Frame 1 (no input): blank canvas, image omitted
Frame 60 (the mouse pressed at the canvas centre just before this capture): blank canvas, image omitted
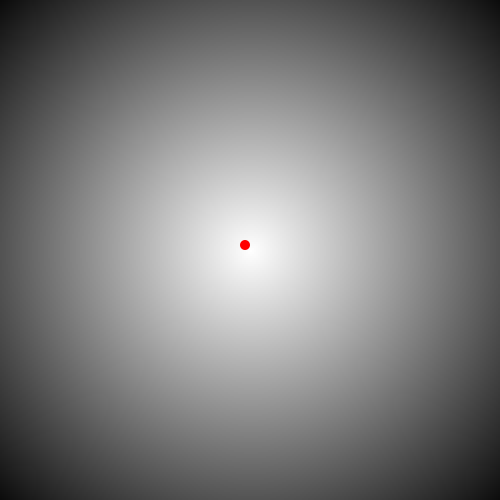
Frame 120 (the mouse held since frame 60 and released just before this capture)

The Processing sketch whose frames 1 and 60 were blank and that drew this single picture after the mouse press (run headless with seeded random() and noise(); from frame 60 on, the mouse is pressed at the canvas centre):

// Processing sketch: VoronoiNoise1
// ── VoronoiNoise1.pde
ArrayList<PVector>points;
void setup(){
  size(500,500);
  //fullScreen();
  displayDensity(1);
  initPoints();
}
int scale=2;
int numPoints=0;
void initPoints(){
  points=new ArrayList<PVector>();
  for(int i=0;i<numPoints;i++){
    points.add(new PVector(random(width),random(height)));
  }
}
void mousePressed(){
  //initPoints();
  points.add(new PVector(mouseX,mouseY));
}
float z=0.01;
float s=20;
float rmi=100;
float rma=0;
void draw(){
  //for(int i=0;i<points.size();i++){
    //PVector p=new PVector();
    //p.x+=noise(frameCount*z,i*20)-0.5;
    //p.y+=noise(frameCount*z,i*20+10)-0.5;
    //p.x*=s*2;
    //p.y*=s*2;
    //points.set(i,points.get(i).add(p));
  //}
  for(int i=0;i<points.size();i++){
    PVector p=points.get(i);
    if(p.x<0)p.x=width;
    if(p.y<0)p.y=height;
    if(p.x>width)p.x=0;
    if(p.y>height)p.y=0;
    points.set(i,p);
  }
  float[][]grid=new float[width/scale][height/scale];
  float[][]secgrid=new float[width/scale][height/scale];
  float mi=1000,ma=0;
  for(int x=0;x<width/scale;x++){
    for(int y=0;y<height/scale;y++){
      float rx=x*scale;
      float ry=y*scale;
      PVector here=new PVector(rx,ry);
      float closestDist=10000;
      for(PVector p:points){
        float d=p.dist(here);
        if(d<closestDist)closestDist=d;
      }
      float secclosestDist=2000;
      for(PVector p:points){
        float d=p.dist(here);
        if(d<secclosestDist&&d>closestDist)secclosestDist=d;
      }
      grid[x][y]=-closestDist;
      secgrid[x][y]=-secclosestDist;
      if(grid[x][y]<mi)mi=grid[x][y];
      if(grid[x][y]>ma)ma=grid[x][y];
    }
  }
  rmi=lerp(mi,rmi,0.9);
  rma=lerp(ma,rma,0.9);
  for(int x=0;x<width/scale;x++){
    for(int y=0;y<height/scale;y++){
      int val=(int)map(grid[x][y],rmi,rma,0,255);
      if(abs(grid[x][y]-secgrid[x][y])<2)val=color(255,131,0);
      fill(val);
      noStroke();
      rect(x*scale,y*scale,scale,scale);
    }
  }
  for(PVector p:points){
    fill(255,0,0);
    ellipse(p.x-5,p.y-5,10,10);
  }
}
